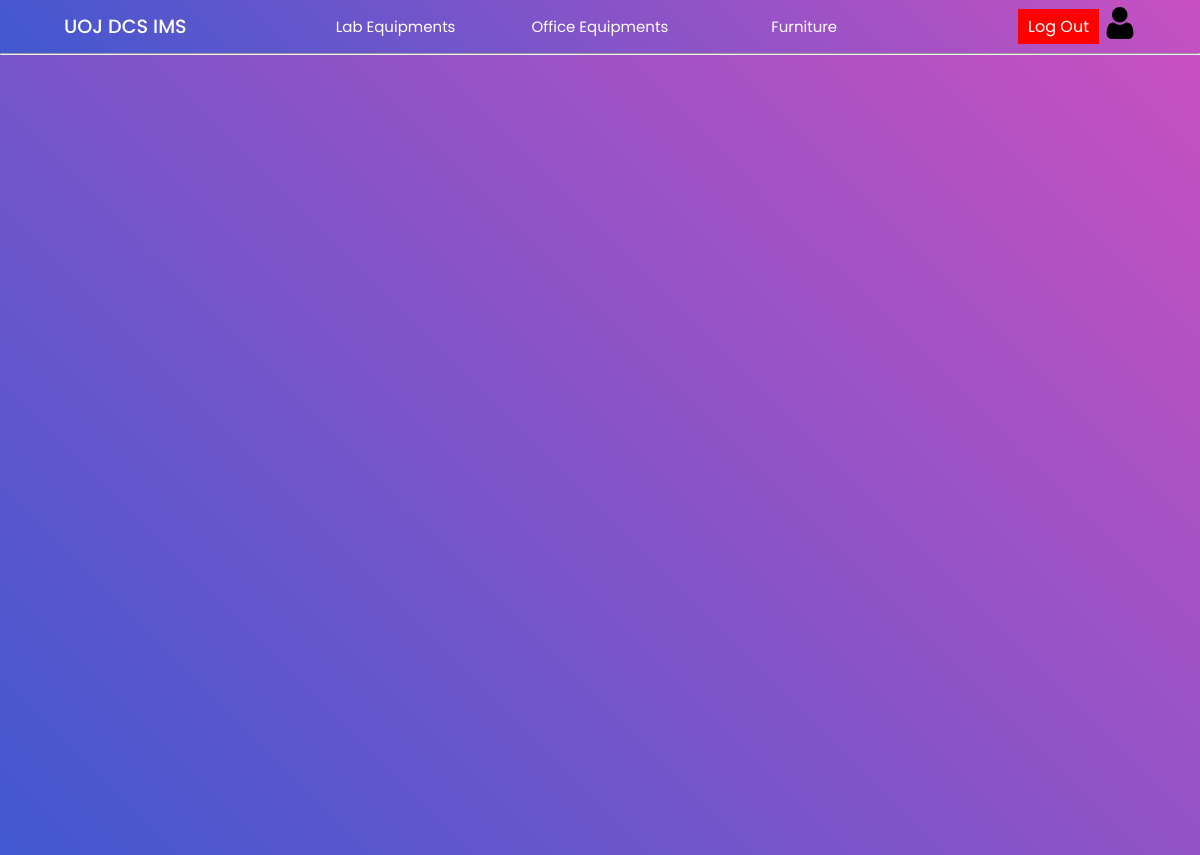
Before: /Project/lab/labItems.php?searchItems=true&id=133 (signed in) with the older database file.
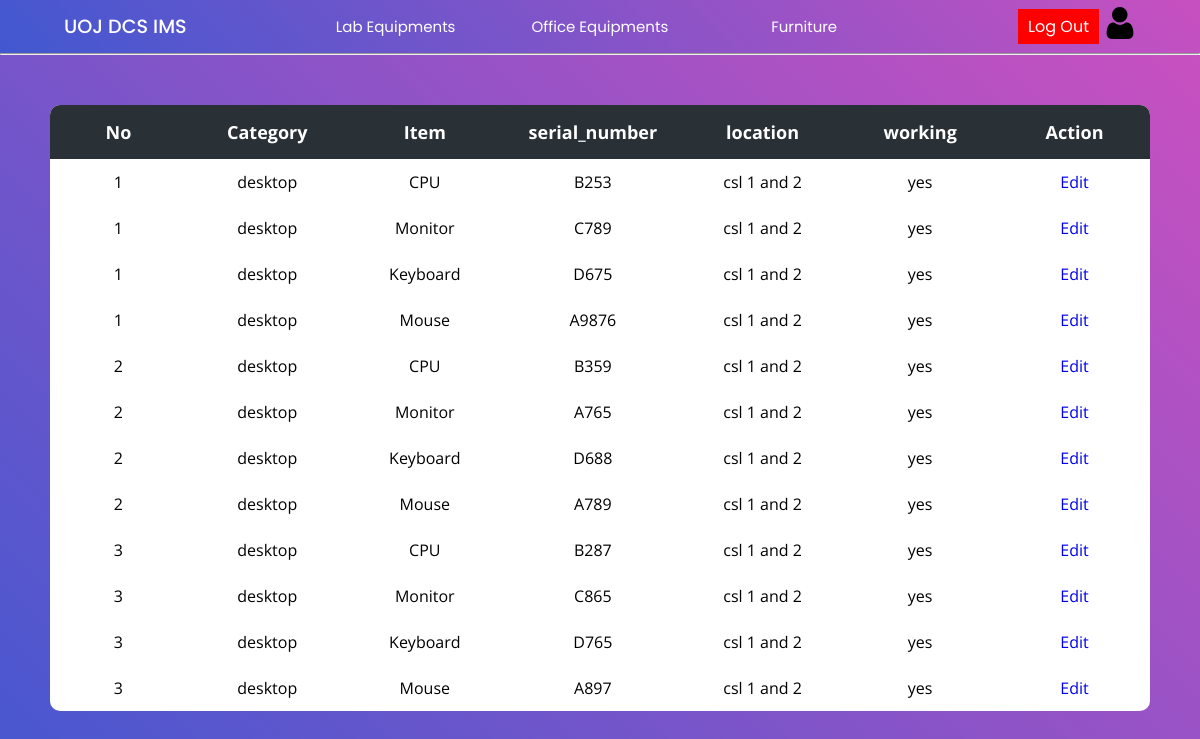
After: the same page with the newer database file.
### tables this page shows
CREATE TABLE `items` (
  `invoice_id` int(11) NOT NULL,
  `set_id` int(11) NOT NULL,
  `category` varchar(100) NOT NULL,
  `item` varchar(50) NOT NULL,
  `serial_number` varchar(30) NOT NULL,
  `location` varchar(100) NOT NULL,
  `working` varchar(3) NOT NULL
);

### Project/lab/labItems.php (the view, shortened to what this page needs)
<?php
    include("../config/connection.php");
?>
<!DOCTYPE html>
<html lang="en">
<head>
    <link rel="stylesheet" href="../css/lab.css">
    <link rel="stylesheet" href="../css/main.css">
</head>
<body>
    <?php include("../header/header.php");?> <hr>
    <div class="main-container">
        <?php
            if(isset($_GET['searchItems'])){
                $id = $_GET['id'];
                $query = "SELECT * FROM items WHERE invoice_id = $id";
                $result = mysqli_query($con,$query);
                if(mysqli_num_rows($result) > 0){
        ?>
        <div class="table-con">
        <table>
                <thead>
                    <tr>
                        <th>No</th>
                        <th>Category</th>
                        <th>Item</th>
                        <th>serial_number</th>
                        <th>location</th>
                        <th>working</th>
                        <th>Action</th>
                    </tr>
                </thead>
                <tbody>
                    <?php
                        while($row = mysqli_fetch_array($result)) {
                    ?>
                        <tr>
                            <td><?php echo $row['set_id']?></a></td>
                            <td><?php echo $row['category']?></a></td>
                            <td><?php echo $row['item']?></td>
                            <td><?php echo $row['serial_number']?></td>
                            <td><?php echo $row['location']?></td>
                            <td><?php echo $row['working']?></td>
                            <td>
                                <a href="updateItems.php?id=<?php echo $row['invoice_id'] ?>&setid=<?php echo $row['set_id']?>&item=<?php echo $row['item'];?>" >Edit</a>
                            </td>
                        </tr>
                    <?php
                        }
                }
            }
        ?>
            </tbody>
        </table>
    </div>
    </div>
</body>
</html>

### Project/header/header.php (shortened to what this page needs)
<!DOCTYPE html>
<html lang="en">
<head>
    <link rel="stylesheet" href="../css/header.css">
    <link rel="stylesheet" href="../css/main.css">
</head>
<body>
    <div class="nav-bar">
        <div class="header_1">
            <a href="../admin/index.php"><h1>UOJ DCS IMS </h1></a>
        </div>
        <div class="header_2">
            <ul>
                <li class="lab"><a href="../lab/lab.php" >Lab Equipments</a>
                </li>
                <li class="office"><a href="../office/office.php">Office Equipments</a>
                </li>
                <li class="furniture"><a href="../furniture/furniture.php">Furniture</a>
                </li>
            </ul>
        </div>
        <div class="inside_1">
        <a href="../login/logout.php" class="logout">Log Out</a>
        <?php
            $username = $_SESSION['uname'];
            $query = "SELECT role FROM admin WHERE username = '$username' ";
            $result = mysqli_query($con,$query);
            $row = mysqli_fetch_assoc($result);
            if ('masteradmin' == $row['role']) {
                ?>
                <a href="../admin/masterAdminAction.php">
                    <img src="../Multimedia/user.png" alt="user">
                </a>
                <?php
            } else {
                ?>
                <a href="../admin/adminAction.php">
                    <img src="../Multimedia/user.png" alt="user">
                </a>
                <?php
            }
        ?>
        </div>
    </div>
</body>
</html>

### Project/css/lab.css (style rules this page uses)
.main-container { padding: 50px; min-height: 100vh; height: fit-content; background: linear-gradient(-135deg,#c850c0,#4158d0); }
table { border-collapse: collapse; border-radius: 10px; overflow: hidden; max-width: 100%; margin: 0 auto; position: relative; }
.table-con { border-collapse: collapse; background: #fff; border-radius: 10px; width: auto; margin:auto; position: relative; font-family: 'Open Sans'; text-align: center; background: #fff; }
th { width: 200px; font-size:18px; background: #293036; color: white; padding: 15px; }
td { padding: 12px; }
.logout { margin:5px;background-color: #ff0000; color: #ffffff; border: none; padding: 5px 10px; cursor: pointer; }

### Project/css/main.css (style rules this page uses)
* { margin: 0; padding: 0; text-decoration: none; box-sizing: border-box; }
:root { --bg-gradient:linear-gradient(-135deg,#c850c0,#4158d0); --bg-gray:#e6e6e6; --text-color:#666; --inp-color:#57b846; }
body { font-family: 'Poppins', sans-serif; }

### Project/css/header.css (style rules this page uses)
* { margin: 0; padding: 0; text-decoration: none; box-sizing: border-box; }
:root { --bg-gradient:linear-gradient(-135deg,#c850c0,#4158d0); --bg-gray:#e6e6e6; --text-color:#666; --inp-color:#57b846; }
body { font-family: 'Poppins', sans-serif; }
.nav-bar { display: flex; justify-content: space-between; align-items: center; padding: 0 4rem; background: var(--bg-gradient); box-shadow: 0 5px 30px rgb(0, 0, 0); }
h1 { font-size: 1.2rem; font-weight: 500; color: white; }
.inside_1 img { width: 2rem; }
ul { list-style: none; }
ul li { display: inline-block; position: relative; }
ul li a { display: block; padding: 15px 25px; color: #fff; text-decoration: none; text-align: center; font-size: 15px; width: 200px; }
.inside_1 { display: flex; justify-content: center; align-items: center; }
.logout { margin:5px;background-color: #ff0000; color: #ffffff; border: none; padding: 5px 10px; cursor: pointer; }

Changed rows visible on the page:
added items: set "1", category "desktop", item "CPU", serial_number "B253", location "csl 1 and 2", working "yes"
added items: set "1", category "desktop", item "Monitor", serial_number "C789", location "csl 1 and 2", working "yes"
added items: set "1", category "desktop", item "Keyboard", serial_number "D675", location "csl 1 and 2", working "yes"
added items: set "1", category "desktop", item "Mouse", serial_number "A9876", location "csl 1 and 2", working "yes"
added items: set "2", category "desktop", item "CPU", serial_number "B359", location "csl 1 and 2", working "yes"
added items: set "2", category "desktop", item "Monitor", serial_number "A765", location "csl 1 and 2", working "yes"
added items: set "2", category "desktop", item "Keyboard", serial_number "D688", location "csl 1 and 2", working "yes"
added items: set "2", category "desktop", item "Mouse", serial_number "A789", location "csl 1 and 2", working "yes"
added items: set "3", category "desktop", item "CPU", serial_number "B287", location "csl 1 and 2", working "yes"
added items: set "3", category "desktop", item "Monitor", serial_number "C865", location "csl 1 and 2", working "yes"
added items: set "3", category "desktop", item "Keyboard", serial_number "D765", location "csl 1 and 2", working "yes"
added items: set "3", category "desktop", item "Mouse", serial_number "A897", location "csl 1 and 2", working "yes"
Other visible differences:
text now shown: "No Category Item serial_number location working Action"
